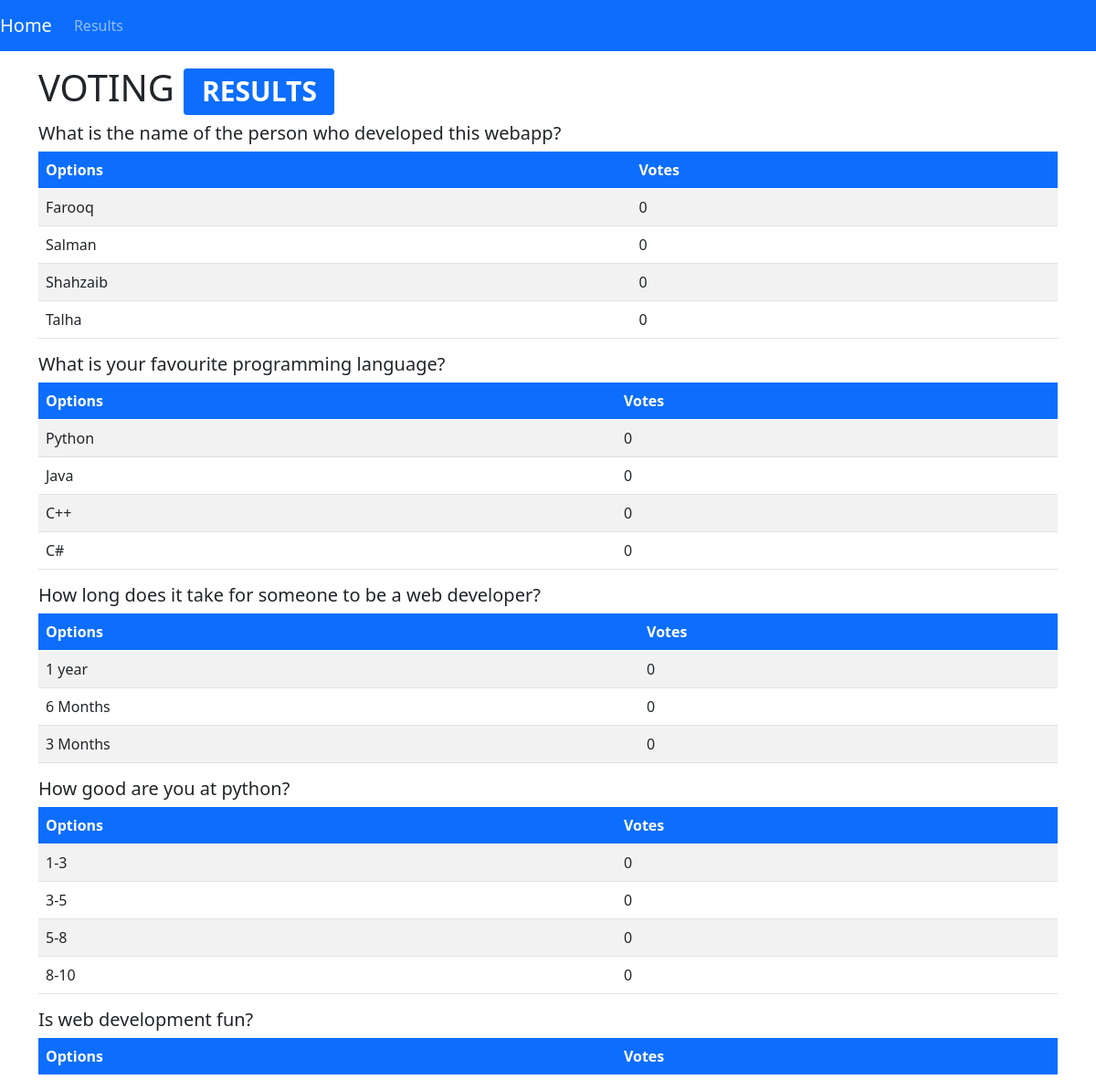
Before: /results/ with the older database file.
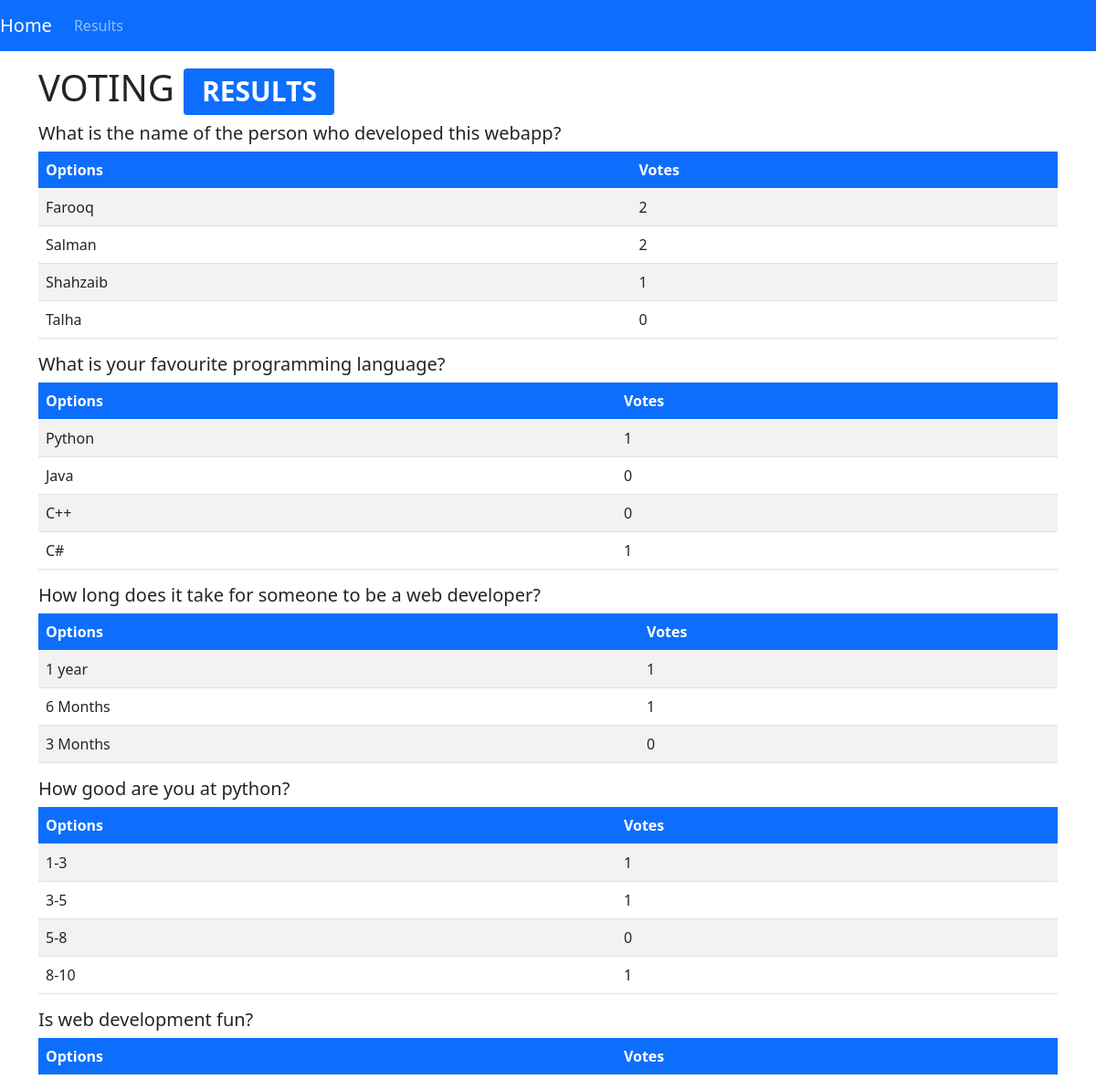
After: the same page with the newer database file.
### djangolab/models.py (models this page shows, shortened)
class Question(models.Model):
    question_text = models.CharField(max_length=255)
    pub_date = models.DateTimeField(auto_now=True)

class Options(models.Model):
    question = models.ForeignKey(Question, on_delete = models.CASCADE)
    choice_text = models.CharField(max_length=100)
    votes = models.IntegerField(default=0)

### djangolab/views.py (the view)
# urls.py: path('results/', showResults)
def showResults(request):
    questions = Question.objects.all()
    return render(request, "djangolab/results.html", {"data":questions})

### djangolab/templates/djangolab/results.html (shortened to what this page needs)
{% extends "djangolab/base.html" %}
{% block content %}
    <div class="container mt-3">
        <h1>VOTING <span class="badge bg-primary">RESULTS</span></h1>
        {% if data %}
            {% for question in data %}
                <h5>{{ question.question_text }}</h5>
                <table class="table table-striped">
                    <thead>
                        <tr class="bg-primary" style="color: white;">
                            <th scope="col">Options</th>
                            <th scope="col">Votes</th>
                        </tr>
                    </thead>
                    <tbody>
                        {% for options in question.options_set.all %}
                            <tr>
                                <td>{{ options.choice_text }}</td>
                                <td>{{ options.votes }}</td>
                            </tr>
                        {% endfor %}
                    </tbody>
                </table>
            {% endfor %}
        {% endif %}
    </div>
{% endblock content %}

### djangolab/templates/djangolab/base.html (shortened to what this page needs)
<!DOCTYPE html>
<html lang="en">
    <head>
        <link href="https://cdn.jsdelivr.net/npm/bootstrap@5.0.0-beta1/dist/css/bootstrap.min.css" rel="stylesheet">
    </head>
    <body>
        <nav class="navbar navbar-expand-lg navbar-dark bg-primary">
            <a class="navbar-brand" href="/">Home</a>
            <div class="collapse navbar-collapse" id="navbarTogglerDemo02">
              <ul class="navbar-nav mr-auto mt-2 mt-lg-0">
                <li class="nav-item active">
                  <a class="nav-link" href="/results/">Results</a>
                </li>
            </div>
        </nav>
        {% block content %}
        {% endblock %}
    </body>
</html>

Changed rows visible on the page:
changed Options "Farooq": votes "0" → "2"
changed Options "Salman": votes "0" → "2"
changed Options "Shahzaib": votes "0" → "1"
changed Options "Python": votes "0" → "1"
changed Options (number 8 of 15 on the later page): votes "0" → "1"
changed Options "1 year": votes "0" → "1"
changed Options "6 Months": votes "0" → "1"
changed Options (number 12 of 15 on the later page): votes "0" → "1"
changed Options (number 13 of 15 on the later page): votes "0" → "1"
changed Options (number 15 of 15 on the later page): votes "0" → "1"
